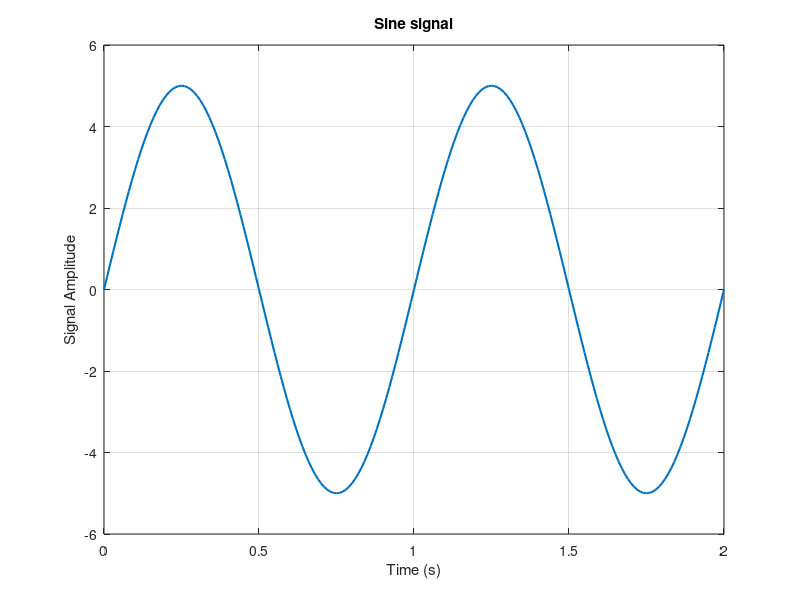
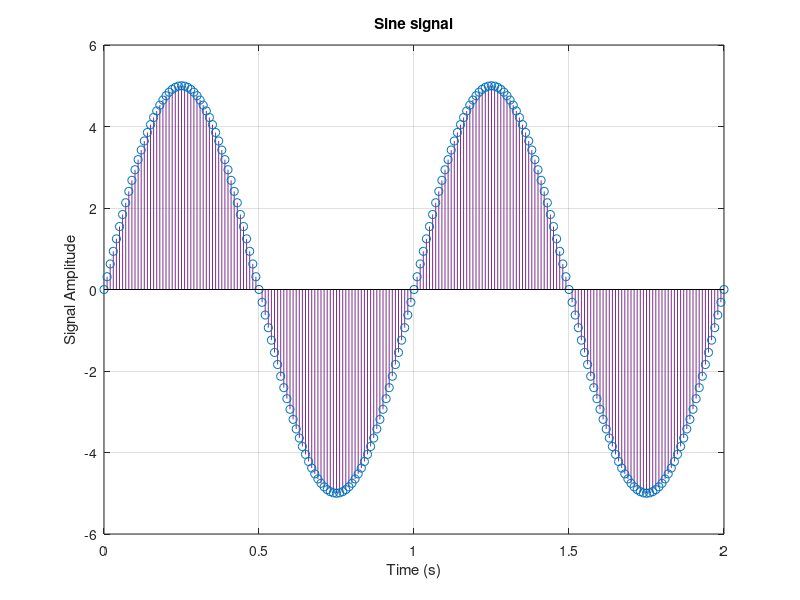
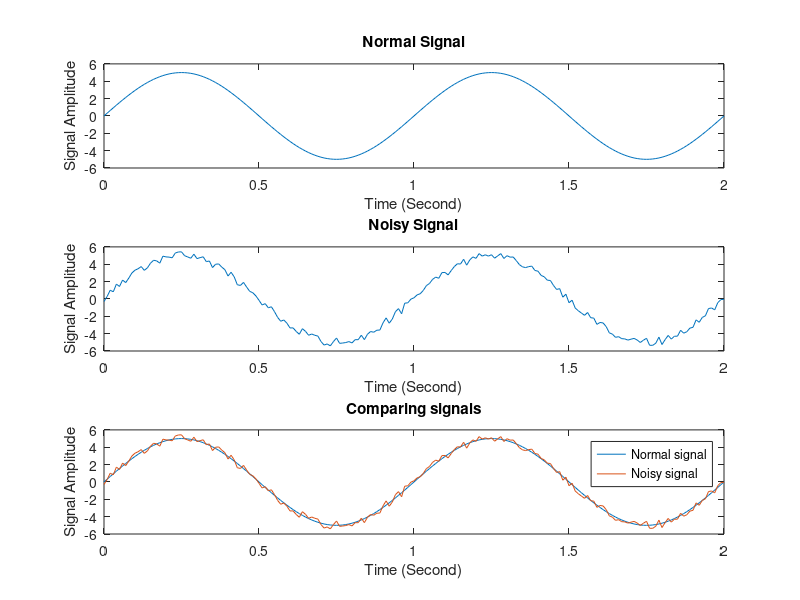
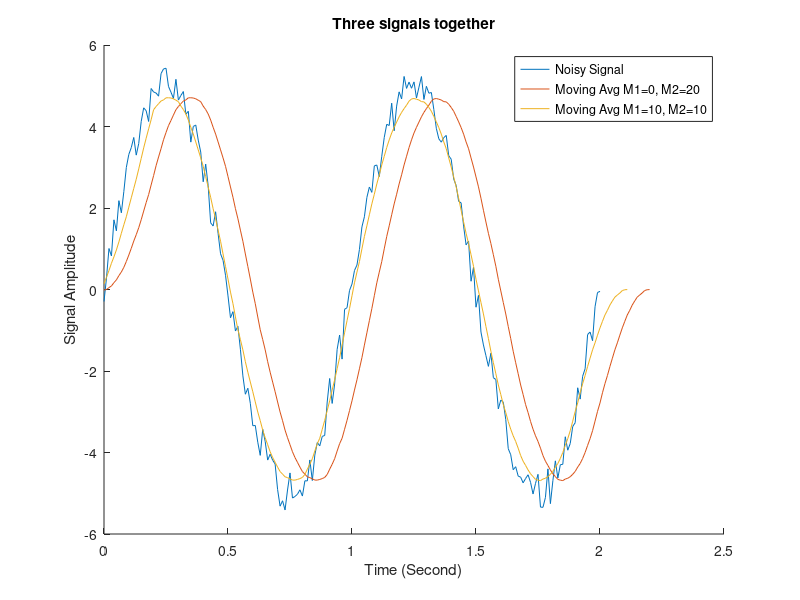

These charts were generated, in order, by the following MATLAB code: (Note: this script raises an error after producing the figures.)
%%
close all;
clear;
clc;
%% part 1
% part 1.1
t = 0:0.01:2;        % Define time axis
A = 5;               % Amplitude
f = 1;               % Frequency
y = A*sin(2*pi*f*t); % Sine function

% Plotting signals
figure('Name', 'Sine signal (Plot)');
plot(t, y, 'LineWidth', 1.5);
xlabel('Time (s)');
ylabel('Signal Amplitude');
title('Sine signal');
grid on;

figure('Name', 'Sine signal (Stem)');
stem(t, y,'color', '#7E2F8E', 'LineWidth', 0.5);
xlabel('Time (s)');
ylabel('Signal Amplitude');
title('Sine signal');
grid on;

%% part 2
% part 1.2
r = rand(1, length(y)) - 0.5; % Noise
noised_signal = y + r;        % Add noise to sine, y defined in section 1.1

% Plotting signals
figure('Name', 'Normal Sine signal VS Noisy Sine Signal', 'Position', [300 200 700 500]);
subplot(3,1,1);               % Plotting normal signal without noise
plot(t,y)
title('Normal Signal');xlabel('Time (Second)');ylabel('Signal Amplitude');
subplot(3,1,2);               % Plotting noisy signal
plot(t,noised_signal)
title('Noisy Signal');xlabel('Time (Second)');ylabel('Signal Amplitude');
%hold on;
subplot(3,1,3);               % Plotting both signal together for comparing them
plot(t,y, t, noised_signal)
hold on;
title('Comparing signals');xlabel('Time (Second)');ylabel('Signal Amplitude');
legend('Normal signal', 'Noisy signal');
hold off;

%% part 3
% part 1.3:
% A moving average filter introduces a delay because it computes the average of past data points, which inherently involves looking back in time, causing the output to lag behind the input signal.

M1 = 0;
M2 = 20;
len = M2 + M1 + 1; % Window length

window = ones(1, len) / len; % Moving average window

y2 = conv(noised_signal, window);   % Noised signal defined in section 1.2, Line 30
t2 = 0:0.01:(0.01 * (length(y2) - 1));

% Plotting section 1.3.1
figure('Name', 'Moving Avg signals', 'Position', [300 200 700 500]);
hold on;
plot(t,noised_signal);              % Noise signal
plot(t2, y2);                       % Moving Avg M1=0, M2=20

% part 1.3.2:
M1 = 10;
M2 = 10;
len = M2 + M1 + 1; % Window length

window = ones(1, len) / len; % Moving average window

y3 = conv(noised_signal(M1:end), window);
t3 = 0:0.01:(0.01 * (length(y3) - 1));

plot(t3, y3);                       % Moving Avg M1=0, M2=20
hold off;
title('Three signals together'); xlabel('Time (Second)'); ylabel('Signal Amplitude');
legend("Noisy Signal", "Moving Avg M1=0, M2=20", "Moving Avg M1=10, M2=10");

%% part 4
% part 1.4.1
M1 = 0;
M2 = 20;
len = M2 + M1 + 1; % Window length

b = ones(1,len)/len;
a = 1;
y4_1 = filter(b, a, noised_signal);
t4_1 = 0:0.01:(0.01 * (length(y4_1) - 1));

% Plotting section 1.4
figure('Name', 'Moving Avg signals by using filter function', 'Position', [300 200 700 500]);
hold on;
plot(t,noised_signal);              % Noise signal
plot(t4_1, y4_1);                   % filtered signal
plot(t2,y2);                        % Plotting convolved signal M1=0, M2=20
plot(t3,y3);                        % Plotting convolved signal M1=10, M2=10
title('All signals together'); xlabel('Time (Second)'); ylabel('Signal Amplitude');
legend("Noisy Signal", "filtered signal", "Moving Avg M1=0, M2=20", "Moving Avg M1=10, M2=10");
hold off;

% Plotting section 1.3
figure('Name', 'plotting in seperated subplots', 'Position', [300 200 700 500]);
subplot(2,2,1);               % Plotting noisy signal
plot(t,noised_signal)
title('Noisy signal');xlabel('Time (Second)');ylabel('Signal Amplitude');
subplot(2,2,2);               % Plotting convolved signal M1=0, M2=20
plot(t2,y2)
title('convolved signal M1=0, M2=20');xlabel('Time (Second)');ylabel('Signal Amplitude');
subplot(2,2,3);               % Plotting convolved signal M1=10, M2=10
plot(t3,y3)
title('convolved signal M1=10, M2=10');xlabel('Time (Second)');ylabel('Signal Amplitude');
subplot(2,2,4);               % filtered signal
plot(t4_1,y4_1)
title('output signal of filter function');xlabel('Time (Second)');ylabel('Signal Amplitude');

%% part 5
% part 1.5
w0 = pi/32; n = 100;
[y5,t5] = singen(w0,n);     %singen function is defined in singen.m
figure('Name', 'singen');
stem(t5,y5, '.')
title('singen function output');xlabel('Time (Second)');ylabel('Signal Amplitude');


%% part 6
close all;
clear;
clc;

figure('Name', 'cos(2*pi*t6) + cos(8*pi*t6) + cos(12*pi*t6)');
t6 = 0:0.01:4;
y6 = cos(2*pi*t6) + cos(8*pi*t6) + cos(12*pi*t6); %Original Signal
plot(t6,y6);
title('cos(2*pi*t6) + cos(8*pi*t6) + cos(12*pi*t6)');xlabel('Time (Milisecond)');ylabel('Signal Amplitude');
hold on;

t62 = 0:0.2:4; % 5khz => 0.0002s = 0.2ms
y62 = cos(2*pi*t62) + cos(8*pi*t62) + cos(12*pi*t62); %Same signal, 5Khz sampled time vector
stem(t62,y62);

%figure()
%y8 = idealfilter()
%t8 = 0:0.01:(0.01*(length(y8)-1));

%plot(t8,y8)

%% part 7
close all;
clear;
clc;

fs = 100;
t7 = -5:1/fs:5;
y7 = sinc(5*t7) .^ 2;

% Spectrum of original singal
FT_x_0 = (1 / fs) * abs(fftshift(fft(y7)));
f_axis_0 = linspace(-fs / 2, fs / 2, length(FT_x_0));


for sr=[4 5 10 20] % sr: sampling rate
    figure('Name', 'Spectrum of original vs sampled signal');
    
    % Keep every fs/sr sample, other samples are set to 0
    % This way, the length of y will remain the same
    y7_2 = zeros(1, length(y7));
    y7_2(1:fs/sr:end) = y7(1:fs/sr:end); 


    % Spectrum of sampled singal
    FT_x_1 = (1 / fs) * abs(fftshift(fft(y7_2)));
    f_axis_1 = linspace(-fs / 2, fs / 2, length(FT_x_1));

    subplot(2,1,1)
    plot(f_axis_0, abs(FT_x_0), 'LineWidth', 1.5);
    title('Spectrum of original signal');xlabel('Frequency (Hz)');ylabel('Amplitude');

    subplot(2,1,2)
    plot(f_axis_1, abs(FT_x_1), 'LineWidth', 1.5);
    title(sprintf('Spectrum of sampled signal sr=%d', sr));xlabel('Frequency (Hz)');ylabel('Amplitude');
end


%% part 9
close all;
clear;
clc;

f = [pi/16 5*pi/16 9*pi/16 13*pi/16];

fs = 1e3;
t9 = 1:1/fs:100;
y9 = zeros(1, length(t9));

for f1=f
    y9 = y9 + cos(2*f1*t9);
end

plot(t9,y9);

figure('Name', 'Spectrum of original signal');
FT_y9 = (1/fs) * abs(fftshift(fft(y9)));
f_axis = linspace(-fs / 2, fs / 2, length(FT_y9));
plot(f_axis,FT_y9, 'LineWidth', 2)
xlim([-1,1])
title('Spectrum'); xlabel('Freq');ylabel('Amplitude');


filter_coef = readmatrix('filters.xls', 'Sheet', 1);
